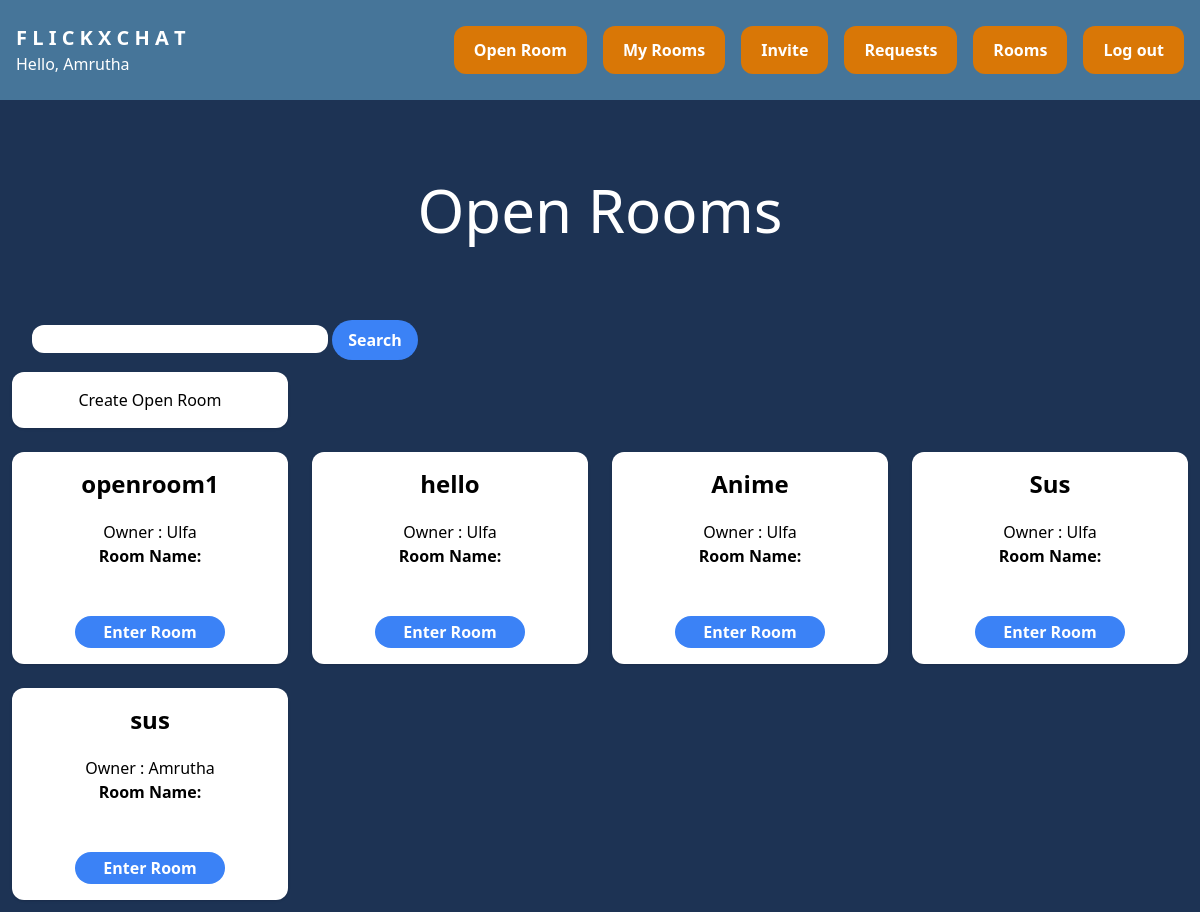
The app's page /rooms/open_rooms/ (signed in) with its own data.
### room/models.py (models this page shows)
class Open_room(models.Model):
    name = models.CharField(max_length=255)
    owner = models.ForeignKey(User,on_delete=models.CASCADE,default=True)

### room/views.py (the view)
# urls.py: path('open_rooms/',views.open_rooms,name = 'open_rooms'),
@login_required
def open_rooms(request):
    open_rooms = Open_room.objects.all()
    if request.method=="GET":
        rn = request.GET.get('open_name')
        if rn!=None:
            open_rooms = Open_room.objects.filter(name__icontains=rn)
    return render(request, 'room/open_rooms.html', {'open_rooms': open_rooms})

### room/templates/room/open_rooms.html (shortened to what this page needs)
{% extends 'core/base.html' %}
{% block content %}
<div class="p-10 lg:p-20 text-center">
    <h1 class="text-3xl lg:text-6xl text-white">Open Rooms
    </h1>
    </div>
<div class="ml-8">
  <form method="get">
      <input type="text" name="rname" value="" class="text-xl lg:text-xl text-white rounded-xl">
      <input type="submit" value="Search" class="bg-blue-500 hover:bg-blue-700 text-white font-bold py-2 px-4 rounded-full">
  </form>
</div>
<div class="w-full flex flex-wrap items-center">
    <div class="w-full lg:w-1/4 px-3 py-3">
        <div class="p-4 bg-white shadow rounded-xl text-center">
            <form action="{% url 'create_open_room' %}">
                <button type="submit" >Create Open Room</button>
             </form>
        </div>
    </div>
</div>
<div class="w-full flex flex-wrap items-center">
  {% for open_room in open_rooms %}
  <div class="w-full lg:w-1/4 px-3 py-3">
      <div class="p-4 bg-white shadow rounded-xl text-center">
          <h2 class="mb-5 text-2xl font-semibold">{{ open_room.name }}</h2>
          <h2>Owner : {{open_room.owner}}</h2>
          <form method="POST" action="{% url 'enter_open_room' %}">
              <label for="open_name " class="font-bold">Room Name:</label>
              <input type="text" name="room_name" required><br><br>
              <input type="submit" value="Enter Room" class="bg-blue-500 hover:bg-blue-700 text-white font-bold py-1 px-7 rounded-full">
          </form>
      </div>
  </div>  {% endfor %}
</div>
{% endblock %}

### core/templates/core/base.html (shortened to what this page needs)
<!DOCTYPE html>
<html>
    <head>
        <script src="https://cdn.tailwindcss.com"></script>
    </head>
    <body class="bg-[#1D3354]">
        <nav class="flex items-center justify-between px-4 py-6 bg-[#467599]">
            <div>
                <a href="/" class="text-xl text-white font-bold">F L I C K X C H A T</a>
                <h2 class="text-l text-white">Hello, {{request.user}}</h2>
            </div>
            <div class="flex items-center space-x-4">
                {% if request.user.is_authenticated %}
            <form action="{% url 'open_rooms' %}" class="px-5 py-3 rounded-xl text-white bg-amber-600 hover:bg-[#E9FFF9] hover:text-[#467599] font-bold">
                <button type="submit">Open Room</button>
             </form>
             <form action="{% url 'my_rooms' %}" class="px-5 py-3 rounded-xl text-white bg-amber-600 hover:bg-[#E9FFF9] hover:text-[#467599] font-bold">
                <button type="submit">My Rooms</button>
             </form>
             <form action="{% url 'invite_users' %}" class="px-5 py-3 rounded-xl text-white bg-amber-600 hover:bg-[#E9FFF9] hover:text-[#467599] font-bold">
                <button type="submit">Invite</button>
             </form>
             <form action="{% url 'manage_join_requests' %}" class="px-5 py-3 rounded-xl text-white bg-amber-600 hover:bg-[#E9FFF9] hover:text-[#467599] font-bold">
                <button type="submit">Requests</button>
             </form>
                    <a href="/rooms/" class="px-5 py-3 rounded-xl text-white bg-amber-600 hover:bg-[#E9FFF9] hover:text-[#467599] font-bold">Rooms</a>
                    <a href="/logout/" class="px-5 py-3 rounded-xl text-white bg-amber-600 hover:bg-[#E9FFF9] hover:text-[#467599] font-bold">Log out</a>
                {% else %}
                    <a href="/login/" class="px-5 py-3 rounded-xl text-white bg-amber-600 hover:bg-[#E9FFF9] hover:text-[#467599] font-bold">Log in</a>
                    <a href="/signup/" class="px-5 py-3 rounded-xl text-white bg-amber-600 hover:bg-[#E9FFF9] hover:text-[#467599] font-bold">Sign up</a>
                {% endif %}
            </div>
        </nav>
        {% block content %}
        {% endblock %}
    </body>
</html>

### records on screen
Open_room: name "openroom1", owner "Ulfa"
Open_room: name "hello", owner "Ulfa"
Open_room: name "Anime", owner "Ulfa"
Open_room: name "Sus", owner "Ulfa"
Open_room: name "sus", owner "Amrutha"

### other values on screen
{{ request.user }} "Amrutha"
